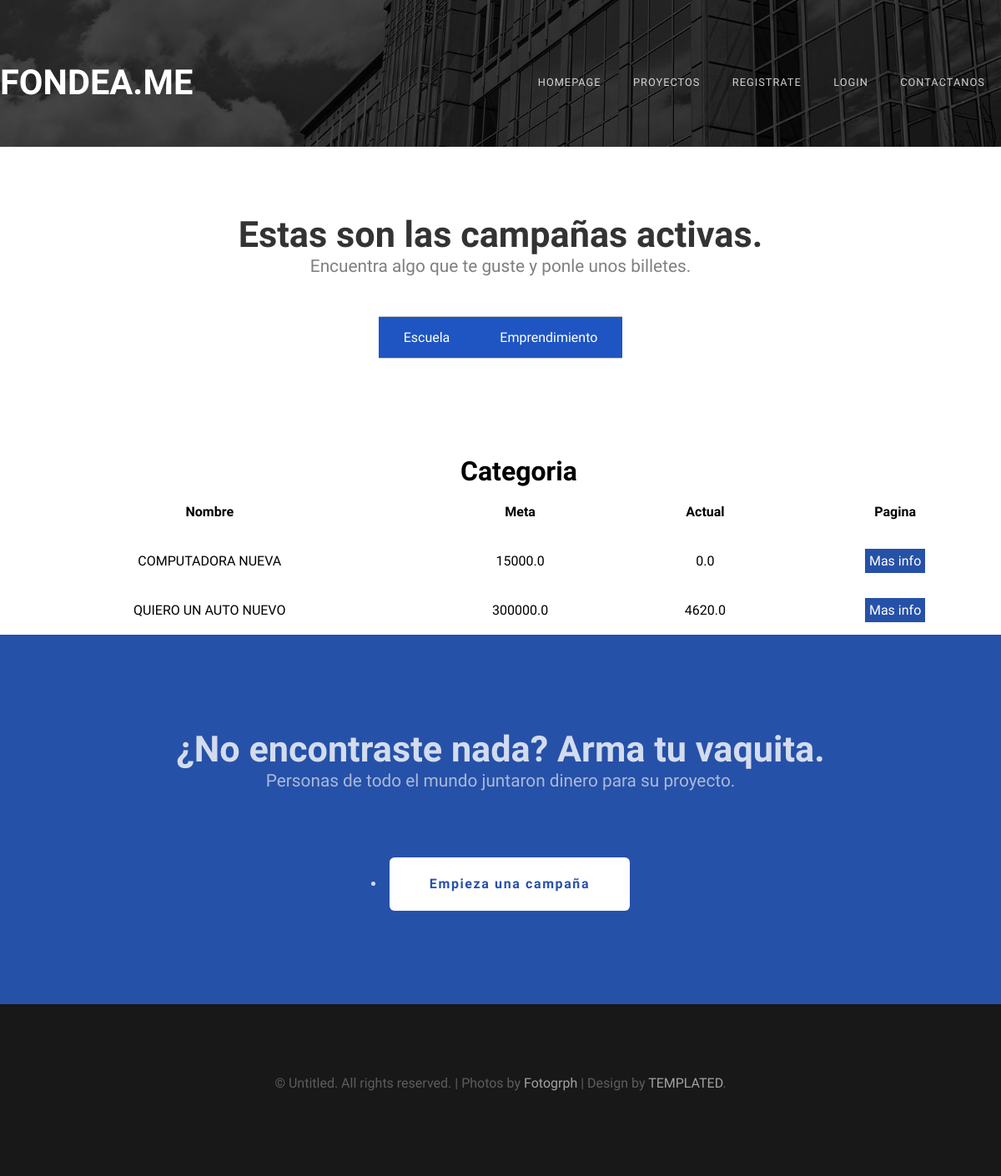
The app's page /proyects-categoria/, older data.
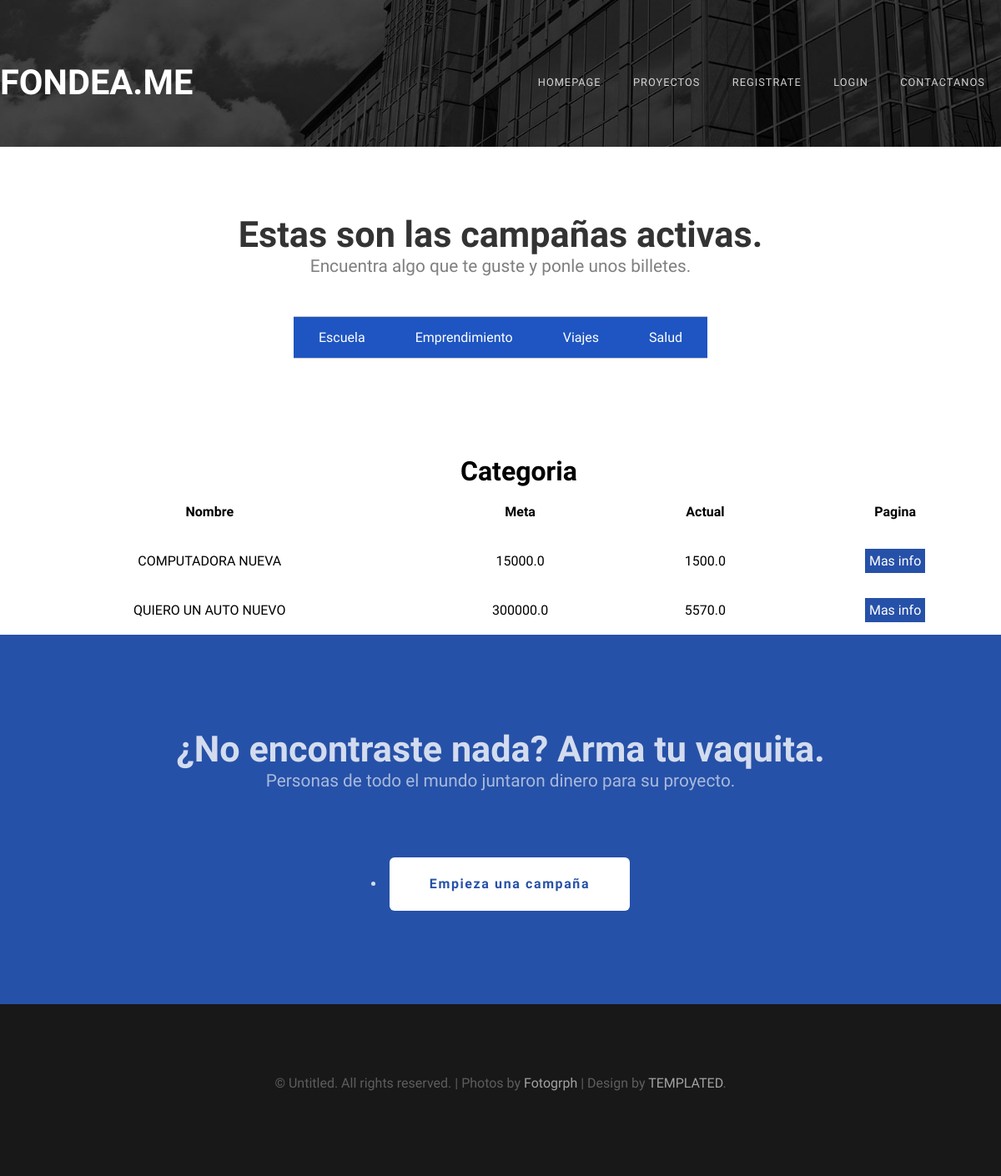
The same page, newer data.
### proyectos/models.py (models this page shows)
class Category(models.Model):
    name = models.CharField(max_length=50)
    description = models.CharField(max_length=100)
    made = models.DateTimeField(auto_now_add = True)
    upload = models.DateTimeField(auto_now = True)
    image = models.ImageField(default = 'null', upload_to = "Categories")

class Proyect(models.Model):
    name = models.CharField(max_length=50)
    goal = models.FloatField()
    actual = models.FloatField()
    deadline = models.DateField(auto_now_add=False)
    description = models.CharField(max_length=1500)
    image = models.ImageField(default = 'null', upload_to = "Proyects")
    made = models.DateTimeField(auto_now_add = True)
    upload = models.DateTimeField(auto_now = True)
    category = models.ForeignKey("Category", verbose_name=("Category"), on_delete=models.CASCADE)
    userOwner = models.ForeignKey(User, verbose_name=("Owner"), related_name='Owner',on_delete=models.CASCADE)
    Patrons = models.ManyToManyField(User,
        through = 'Patron',
        through_fields = ('proyecto','patron'),
        verbose_name=("Patrons"),
        default = 'null')

### proyectos/views.py (the view)
# urls.py: path('proyects-categoria/', proyecto.proyectosCategorias, name = 'proyectsCate'),
def proyectosCategorias(request, user = None, idC = None):
    categories = Category.objects.all()
    proyects = Proyect.objects.filter(category = categories[0].id)
    if idC:
        proyects = Proyect.objects.filter(category = idC)
    return render(request, 'proyects-category.html',{
        'Categories' : categories,
        'Proyects' : proyects,
        'User' : user
    })

### proyectos/templates/proyects-category.html (shortened to what this page needs)
{% extends 'layout.html' %}
{% block content %}
    <div id="wrapper">
        <div id="main-content" class = "container">
            <div class="title">
                <h2>Estas son las campañas activas.</h2>
                <span class="byline">Encuentra algo que te guste y ponle unos billetes.</span>
            </div>
            <ul class="nav">
                {% for category in Categories %}
                    <li><a
                           href =  "{% if User %}
                                        {% url 'proyectsCate' User category.id%}
                                    {% else %}
                                        {% url 'proyectsCate' category.id%}
                                    {% endif %}">
                        {{category.name}}
                    </a></li>
                {% endfor %}
            </ul>
	   </div>
    </div>
    <div id = "proyectosList">
        <h1>Categoria</h1>
        {% if Proyects %}
        <div class = "procontainer">
            <table class = "proyectos">
                <thead>
                    <tr>
                    <th>Nombre</th>
                    <th>Meta</th>
                    <th>Actual</th>
                    <th>Pagina</th>
                    </tr>
                </thead>
                <tbody>
                    {% for proyect in Proyects %}
                    <tr>
                    <td>{{proyect.name}}</td>
                    <td>{{proyect.goal}}</td>
                    <td>{{proyect.actual}}</td>
                    <td><a class = "myproyectlink" href ="{% if User %}{% url 'proyectoLoged' User proyect.id%}{% else %}{% url 'proyecto' proyect.id %}{% endif %}">Mas info<a/></td>
                    <tr>
                    {% endfor %}
                </tbody>
            </table>
        </div>
        {% else %}
        <h3>Todavia no hay ningun proyecto en esta categoria</h3>
        {% endif %}
    </div>
    <div id="welcome">
        <div class="container">
            <div class="title">
                <h2>¿No encontraste nada? Arma tu vaquita.</h2>
                <span class="byline">Personas de todo el mundo juntaron dinero para su proyecto.</span>
            </div>
                <li><a href="{% if User %}{% url 'newproyect' User%}{% else %}{% url 'login' %}{% endif %}" class="button">
                    Empieza una campaña
                </a></li>
        </div>
    </div>
{% endblock content %}

Row changes from the older to the newer data that the page shows:
added Category: name "Viajes"
added Category: name "Salud"
changed Proyect "COMPUTADORA NUEVA": actual "0.0" → "1500.0"
changed Proyect "QUIERO UN AUTO NUEVO": actual "4620.0" → "5570.0"
